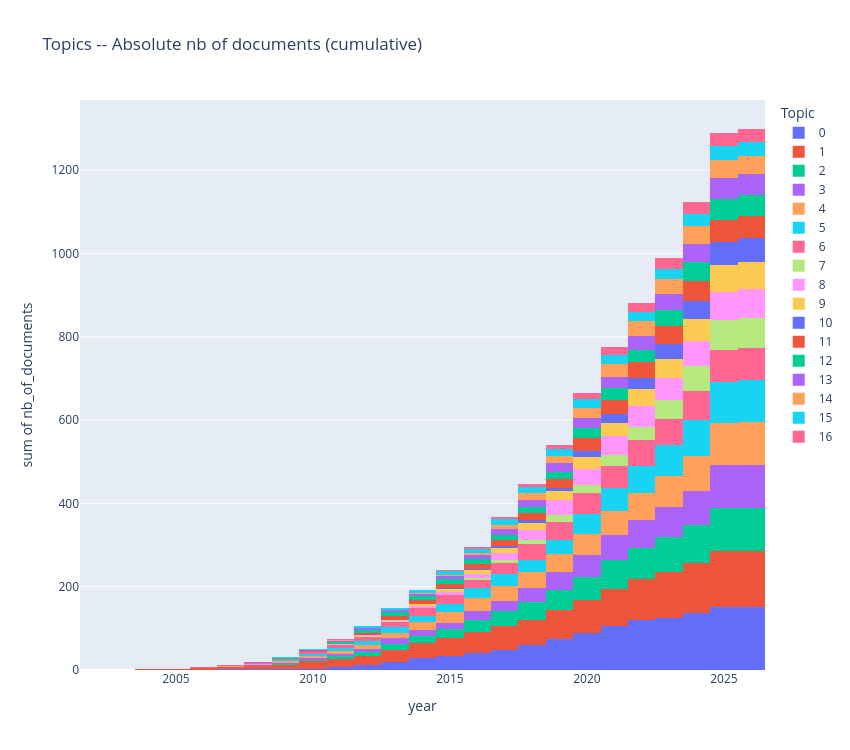

The notebook cell this image was saved under:
### Markdown cell above
#### Cumulative

### Code cell
fig = px.histogram(bertopic_results_wo_outliers.sort_values(by=["Topic"]), x="year", y="nb_of_documents", color="Topic",
                   title=f"Topics -- Absolute nb of documents (cumulative)", cumulative=True,
                   nbins=30)
fig.update_layout(
    width = 850,
    height = 750,
)
fig.show()

### Figure 1 — Plotly figure (JSON) as saved in the notebook; plotly's stock layout.template omitted (floating-point values rounded to 4 significant figures; data arrays with more than 128 entries replaced by an {"elided": "..."} marker saying what was removed)
{"data": [{"bingroup": "x", "cumulative": {"enabled": true}, "histfunc": "sum", "hovertemplate": "Topic=0<br>year=%{x}<br>sum of nb_of_documents=%{y}<extra></extra>", "legendgroup": "0", "marker": {"color": "#636efa", "pattern": {"shape": ""}}, "name": "0", "nbinsx": 30, "orientation": "v", "showlegend": true, "type": "histogram", "x": {"elided": "152 float values"}, "xaxis": "x", "y": {"elided": "152 int values"}, "yaxis": "y"}, {"bingroup": "x", "cumulative": {"enabled": true}, "histfunc": "sum", "hovertemplate": "Topic=1<br>year=%{x}<br>sum of nb_of_documents=%{y}<extra></extra>", "legendgroup": "1", "marker": {"color": "#EF553B", "pattern": {"shape": ""}}, "name": "1", "nbinsx": 30, "orientation": "v", "showlegend": true, "type": "histogram", "x": {"elided": "134 float values"}, "xaxis": "x", "y": {"elided": "134 int values"}, "yaxis": "y"}, {"bingroup": "x", "cumulative": {"enabled": true}, "histfunc": "sum", "hovertemplate": "Topic=2<br>year=%{x}<br>sum of nb_of_documents=%{y}<extra></extra>", "legendgroup": "2", "marker": {"color": "#00cc96", "pattern": {"shape": ""}}, "name": "2", "nbinsx": 30, "orientation": "v", "showlegend": true, "type": "histogram", "x": [2025.0, 2016.0, 2017.0, 2020.0, 2025.0, 2025.0, 2022.0, 2023.0, 2021.0, 2021.0, 2015.0, 2022.0, 2014.0, 2018.0, 2023.0, 2025.0, 2023.0, 2017.0, 2010.0, 2015.0, 2008.0, 2016.0, 2023.0, 2024.0, 2020.0, 2015.0, 2021.0, 2021.0, 2021.0, 2018.0, 2009.0, 2022.0, 2023.0, 2024.0, 2025.0, 2017.0, 2025.0, 2019.0, 2020.0, 2024.0, 2024.0, 2021.0, 2011.0, 2016.0, 2021.0, 2023.0, 2018.0, 2018.0, 2009.0, 2019.0, 2013.0, 2020.0, 2021.0, 2017.0, 2021.0, 2025.0, 2014.0, 2025.0, 2011.0, 2018.0, 2024.0, 2024.0, 2017.0, 2023.0, 2017.0, 2020.0, 2013.0, 2019.0, 2011.0, 2022.0, 2025.0, 2016.0, 2020.0, 2024.0, 2023.0, 2011.0, 2021.0, 2018.0, 2024.0, 2021.0, 2025.0, 2019.0, 2019.0, 2016.0, 2014.0, 2018.0, 2013.0, 2012.0, 2016.0, 2018.0, 2017.0, 2025.0, 2013.0, 2021.0, 2015.0, 2023.0, 2022.0, 2017.0, 2025.0, 2021.0, 2014.0, 2020.0, 2020.0, 2018.0], "xaxis": "x", "y": [1, 1, 1, 1, 1, 1, 1, 1, 1, 1, 1, 1, 1, 1, 1, 1, 1, 1, 1, 1, 1, 1, 1, 1, 1, 1, 1, 1, 1, 1, 1, 1, 1, 1, 1, 1, 1, 1, 1, 1, 1, 1, 1, 1, 1, 1, 1, 1, 1, 1, 1, 1, 1, 1, 1, 1, 1, 1, 1, 1, 1, 1, 1, 1, 1, 1, 1, 1, 1, 1, 1, 1, 1, 1, 1, 1, 1, 1, 1, 1, 1, 1, 1, 1, 1, 1, 1, 1, 1, 1, 1, 1, 1, 1, 1, 1, 1, 1, 1, 1, 1, 1, 1, 1], "yaxis": "y"}, {"bingroup": "x", "cumulative": {"enabled": true}, "histfunc": "sum", "hovertemplate": "Topic=3<br>year=%{x}<br>sum of nb_of_documents=%{y}<extra></extra>", "legendgroup": "3", "marker": {"color": "#ab63fa", "pattern": {"shape": ""}}, "name": "3", "nbinsx": 30, "orientation": "v", "showlegend": true, "type": "histogram", "x": [2025.0, 2016.0, 2024.0, 2020.0, 2019.0, 2025.0, 2020.0, 2012.0, 2023.0, 2016.0, 2025.0, 2013.0, 2025.0, 2025.0, 2023.0, 2025.0, 2025.0, 2021.0, 2016.0, 2016.0, 2022.0, 2024.0, 2025.0, 2023.0, 2010.0, 2024.0, 2021.0, 2011.0, 2019.0, 2020.0, 2012.0, 2025.0, 2018.0, 2019.0, 2022.0, 2025.0, 2019.0, 2022.0, 2020.0, 2019.0, 2024.0, 2013.0, 2025.0, 2023.0, 2020.0, 2022.0, 2018.0, 2024.0, 2021.0, 2023.0, 2015.0, 2025.0, 2018.0, 2025.0, 2024.0, 2025.0, 2020.0, 2025.0, 2025.0, 2024.0, 2020.0, 2024.0, 2017.0, 2026.0, 2025.0, 2022.0, 2018.0, 2020.0, 2012.0, 2011.0, 2006.0, 2021.0, 2022.0, 2025.0, 2020.0, 2013.0, 2014.0, 2016.0, 2023.0, 2019.0, 2016.0, 2019.0, 2013.0, 2016.0, 2023.0, 2020.0, 2025.0, 2018.0, 2009.0, 2013.0, 2022.0, 2021.0, 2025.0, 2019.0, 2018.0, 2019.0, 2021.0, 2013.0, 2018.0, 2017.0, 2019.0, 2024.0, 2025.0], "xaxis": "x", "y": [1, 1, 1, 1, 1, 1, 1, 1, 1, 1, 1, 1, 1, 1, 1, 1, 1, 1, 1, 1, 1, 1, 1, 1, 1, 1, 1, 1, 1, 1, 1, 1, 1, 1, 1, 1, 1, 1, 1, 1, 1, 1, 1, 1, 1, 1, 1, 1, 1, 1, 1, 1, 1, 1, 1, 1, 1, 1, 1, 1, 1, 1, 1, 1, 1, 1, 1, 1, 1, 1, 1, 1, 1, 1, 1, 1, 1, 1, 1, 1, 1, 1, 1, 1, 1, 1, 1, 1, 1, 1, 1, 1, 1, 1, 1, 1, 1, 1, 1, 1, 1, 1, 1], "yaxis": "y"}, {"bingroup": "x", "cumulative": {"enabled": true}, "histfunc": "sum", "hovertemplate": "Topic=4<br>year=%{x}<br>sum of nb_of_documents=%{y}<extra></extra>", "legendgroup": "4", "marker": {"color": "#FFA15A", "pattern": {"shape": ""}}, "name": "4", "nbinsx": 30, "orientation": "v", "showlegend": true, "type": "histogram", "x": [2017.0, 2017.0, 2025.0, 2024.0, 2021.0, 2021.0, 2011.0, 2022.0, 2022.0, 2020.0, 2018.0, 2022.0, 2018.0, 2025.0, 2019.0, 2024.0, 2024.0, 2021.0, 2025.0, 2017.0, 2013.0, 2016.0, 2009.0, 2025.0, 2015.0, 2026.0, 2021.0, 2022.0, 2025.0, 2012.0, 2020.0, 2019.0, 2014.0, 2023.0, 2020.0, 2013.0, 2021.0, 2024.0, 2025.0, 2024.0, 2015.0, 2025.0, 2023.0, 2021.0, 2015.0, 2022.0, 2023.0, 2008.0, 2016.0, 2024.0, 2018.0, 2025.0, 2022.0, 2009.0, 2017.0, 2023.0, 2014.0, 2025.0, 2020.0, 2015.0, 2019.0, 2022.0, 2020.0, 2025.0, 2021.0, 2023.0, 2023.0, 2019.0, 2015.0, 2025.0, 2024.0, 2025.0, 2013.0, 2010.0, 2007.0, 2025.0, 2006.0, 2025.0, 2016.0, 2024.0, 2014.0, 2016.0, 2023.0, 2025.0, 2022.0, 2014.0, 2017.0, 2025.0, 2019.0, 2013.0, 2012.0, 2020.0, 2015.0, 2020.0, 2014.0, 2022.0, 2025.0, 2016.0, 2012.0, 2025.0, 2024.0, 2025.0, 2017.0], "xaxis": "x", "y": [1, 1, 1, 1, 1, 1, 1, 1, 1, 1, 1, 1, 1, 1, 1, 1, 1, 1, 1, 1, 1, 1, 1, 1, 1, 1, 1, 1, 1, 1, 1, 1, 1, 1, 1, 1, 1, 1, 1, 1, 1, 1, 1, 1, 1, 1, 1, 1, 1, 1, 1, 1, 1, 1, 1, 1, 1, 1, 1, 1, 1, 1, 1, 1, 1, 1, 1, 1, 1, 1, 1, 1, 1, 1, 1, 1, 1, 1, 1, 1, 1, 1, 1, 1, 1, 1, 1, 1, 1, 1, 1, 1, 1, 1, 1, 1, 1, 1, 1, 1, 1, 1, 1], "yaxis": "y"}, {"bingroup": "x", "cumulative": {"enabled": true}, "histfunc": "sum", "hovertemplate": "Topic=5<br>year=%{x}<br>sum of nb_of_documents=%{y}<extra></extra>", "legendgroup": "5", "marker": {"color": "#19d3f3", "pattern": {"shape": ""}}, "name": "5", "nbinsx": 30, "orientation": "v", "showlegend": true, "type": "histogram", "x": [2025.0, 2019.0, 2023.0, 2015.0, 2022.0, 2012.0, 2011.0, 2016.0, 2020.0, 2022.0, 2010.0, 2015.0, 2017.0, 2020.0, 2020.0, 2024.0, 2019.0, 2020.0, 2023.0, 2017.0, 2013.0, 2025.0, 2021.0, 2020.0, 2022.0, 2025.0, 2022.0, 2017.0, 2025.0, 2013.0, 2023.0, 2021.0, 2016.0, 2009.0, 2021.0, 2017.0, 2022.0, 2023.0, 2023.0, 2024.0, 2021.0, 2026.0, 2023.0, 2016.0, 2020.0, 2016.0, 2024.0, 2020.0, 2023.0, 2017.0, 2010.0, 2023.0, 2025.0, 2020.0, 2015.0, 2012.0, 2025.0, 2020.0, 2021.0, 2025.0, 2013.0, 2025.0, 2024.0, 2023.0, 2022.0, 2024.0, 2019.0, 2010.0, 2021.0, 2015.0, 2025.0, 2025.0, 2020.0, 2024.0, 2018.0, 2020.0, 2022.0, 2024.0, 2022.0, 2023.0, 2013.0, 2020.0, 2015.0, 2012.0, 2023.0, 2026.0, 2024.0, 2024.0, 2025.0, 2024.0, 2019.0, 2021.0, 2020.0, 2016.0, 2022.0, 2025.0, 2024.0, 2011.0, 2020.0, 2014.0], "xaxis": "x", "y": [1, 1, 1, 1, 1, 1, 1, 1, 1, 1, 1, 1, 1, 1, 1, 1, 1, 1, 1, 1, 1, 1, 1, 1, 1, 1, 1, 1, 1, 1, 1, 1, 1, 1, 1, 1, 1, 1, 1, 1, 1, 1, 1, 1, 1, 1, 1, 1, 1, 1, 1, 1, 1, 1, 1, 1, 1, 1, 1, 1, 1, 1, 1, 1, 1, 1, 1, 1, 1, 1, 1, 1, 1, 1, 1, 1, 1, 1, 1, 1, 1, 1, 1, 1, 1, 1, 1, 1, 1, 1, 1, 1, 1, 1, 1, 1, 1, 1, 1, 1], "yaxis": "y"}, {"bingroup": "x", "cumulative": {"enabled": true}, "histfunc": "sum", "hovertemplate": "Topic=6<br>year=%{x}<br>sum of nb_of_documents=%{y}<extra></extra>", "legendgroup": "6", "marker": {"color": "#FF6692", "pattern": {"shape": ""}}, "name": "6", "nbinsx": 30, "orientation": "v", "showlegend": true, "type": "histogram", "x": [2018.0, 2017.0, 2018.0, 2010.0, 2014.0, 2013.0, 2025.0, 2013.0, 2018.0, 2014.0, 2020.0, 2017.0, 2019.0, 2018.0, 2020.0, 2024.0, 2020.0, 2020.0, 2018.0, 2023.0, 2006.0, 2017.0, 2024.0, 2024.0, 2012.0, 2019.0, 2020.0, 2021.0, 2025.0, 2014.0, 2010.0, 2020.0, 2010.0, 2022.0, 2014.0, 2014.0, 2025.0, 2024.0, 2011.0, 2024.0, 2024.0, 2020.0, 2017.0, 2018.0, 2018.0, 2024.0, 2019.0, 2015.0, 2022.0, 2021.0, 2019.0, 2011.0, 2025.0, 2019.0, 2013.0, 2008.0, 2025.0, 2022.0, 2018.0, 2025.0, 2019.0, 2024.0, 2021.0, 2022.0, 2022.0, 2017.0, 2022.0, 2023.0, 2018.0, 2014.0, 2018.0, 2011.0, 2015.0, 2008.0, 2020.0, 2017.0, 2022.0], "xaxis": "x", "y": [1, 1, 1, 1, 1, 1, 1, 1, 1, 1, 1, 1, 1, 1, 1, 1, 1, 1, 1, 1, 1, 1, 1, 1, 1, 1, 1, 1, 1, 1, 1, 1, 1, 1, 1, 1, 1, 1, 1, 1, 1, 1, 1, 1, 1, 1, 1, 1, 1, 1, 1, 1, 1, 1, 1, 1, 1, 1, 1, 1, 1, 1, 1, 1, 1, 1, 1, 1, 1, 1, 1, 1, 1, 1, 1, 1, 1], "yaxis": "y"}, {"bingroup": "x", "cumulative": {"enabled": true}, "histfunc": "sum", "hovertemplate": "Topic=7<br>year=%{x}<br>sum of nb_of_documents=%{y}<extra></extra>", "legendgroup": "7", "marker": {"color": "#B6E880", "pattern": {"shape": ""}}, "name": "7", "nbinsx": 30, "orientation": "v", "showlegend": true, "type": "histogram", "x": [2016.0, 2024.0, 2024.0, 2020.0, 2018.0, 2023.0, 2019.0, 2025.0, 2016.0, 2026.0, 2019.0, 2024.0, 2019.0, 2021.0, 2021.0, 2025.0, 2024.0, 2022.0, 2019.0, 2021.0, 2021.0, 2023.0, 2023.0, 2021.0, 2018.0, 2025.0, 2017.0, 2022.0, 2023.0, 2019.0, 2024.0, 2023.0, 2021.0, 2025.0, 2025.0, 2025.0, 2024.0, 2023.0, 2021.0, 2024.0, 2024.0, 2024.0, 2025.0, 2018.0, 2017.0, 2021.0, 2024.0, 2023.0, 2020.0, 2024.0, 2022.0, 2023.0, 2024.0, 2025.0, 2023.0, 2024.0, 2018.0, 2022.0, 2024.0, 2023.0, 2023.0, 2023.0, 2012.0, 2024.0, 2025.0, 2017.0, 2022.0, 2025.0, 2023.0, 2021.0, 2023.0, 2021.0], "xaxis": "x", "y": [1, 1, 1, 1, 1, 1, 1, 1, 1, 1, 1, 1, 1, 1, 1, 1, 1, 1, 1, 1, 1, 1, 1, 1, 1, 1, 1, 1, 1, 1, 1, 1, 1, 1, 1, 1, 1, 1, 1, 1, 1, 1, 1, 1, 1, 1, 1, 1, 1, 1, 1, 1, 1, 1, 1, 1, 1, 1, 1, 1, 1, 1, 1, 1, 1, 1, 1, 1, 1, 1, 1, 1], "yaxis": "y"}, {"bingroup": "x", "cumulative": {"enabled": true}, "histfunc": "sum", "hovertemplate": "Topic=8<br>year=%{x}<br>sum of nb_of_documents=%{y}<extra></extra>", "legendgroup": "8", "marker": {"color": "#FF97FF", "pattern": {"shape": ""}}, "name": "8", "nbinsx": 30, "orientation": "v", "showlegend": true, "type": "histogram", "x": [2024.0, 2012.0, 2026.0, 2019.0, 2019.0, 2025.0, 2020.0, 2017.0, 2024.0, 2025.0, 2022.0, 2018.0, 2017.0, 2017.0, 2018.0, 2019.0, 2018.0, 2015.0, 2018.0, 2022.0, 2018.0, 2023.0, 2025.0, 2025.0, 2025.0, 2026.0, 2019.0, 2021.0, 2017.0, 2025.0, 2018.0, 2022.0, 2016.0, 2014.0, 2018.0, 2024.0, 2021.0, 2022.0, 2011.0, 2015.0, 2025.0, 2019.0, 2025.0, 2019.0, 2023.0, 2019.0, 2020.0, 2020.0, 2025.0, 2019.0, 2022.0, 2021.0, 2014.0, 2019.0, 2017.0, 2017.0, 2022.0, 2022.0, 2025.0, 2019.0, 2024.0, 2019.0, 2016.0, 2019.0, 2018.0, 2015.0, 2019.0, 2024.0, 2015.0, 2021.0], "xaxis": "x", "y": [1, 1, 1, 1, 1, 1, 1, 1, 1, 1, 1, 1, 1, 1, 1, 1, 1, 1, 1, 1, 1, 1, 1, 1, 1, 1, 1, 1, 1, 1, 1, 1, 1, 1, 1, 1, 1, 1, 1, 1, 1, 1, 1, 1, 1, 1, 1, 1, 1, 1, 1, 1, 1, 1, 1, 1, 1, 1, 1, 1, 1, 1, 1, 1, 1, 1, 1, 1, 1, 1], "yaxis": "y"}, {"bingroup": "x", "cumulative": {"enabled": true}, "histfunc": "sum", "hovertemplate": "Topic=9<br>year=%{x}<br>sum of nb_of_documents=%{y}<extra></extra>", "legendgroup": "9", "marker": {"color": "#FECB52", "pattern": {"shape": ""}}, "name": "9", "nbinsx": 30, "orientation": "v", "showlegend": true, "type": "histogram", "x": [2024.0, 2022.0, 2015.0, 2025.0, 2015.0, 2014.0, 2023.0, 2024.0, 2025.0, 2020.0, 2017.0, 2025.0, 2016.0, 2018.0, 2023.0, 2022.0, 2022.0, 2020.0, 2020.0, 2020.0, 2024.0, 2021.0, 2025.0, 2014.0, 2026.0, 2025.0, 2022.0, 2016.0, 2025.0, 2025.0, 2022.0, 2025.0, 2020.0, 2021.0, 2024.0, 2019.0, 2023.0, 2024.0, 2019.0, 2025.0, 2024.0, 2017.0, 2023.0, 2020.0, 2016.0, 2025.0, 2019.0, 2025.0, 2019.0, 2013.0, 2021.0, 2024.0, 2022.0, 2017.0, 2019.0, 2022.0, 2014.0, 2023.0, 2020.0, 2012.0, 2020.0, 2024.0, 2016.0, 2022.0, 2018.0], "xaxis": "x", "y": [1, 1, 1, 1, 1, 1, 1, 1, 1, 1, 1, 1, 1, 1, 1, 1, 1, 1, 1, 1, 1, 1, 1, 1, 1, 1, 1, 1, 1, 1, 1, 1, 1, 1, 1, 1, 1, 1, 1, 1, 1, 1, 1, 1, 1, 1, 1, 1, 1, 1, 1, 1, 1, 1, 1, 1, 1, 1, 1, 1, 1, 1, 1, 1, 1], "yaxis": "y"}, {"bingroup": "x", "cumulative": {"enabled": true}, "histfunc": "sum", "hovertemplate": "Topic=10<br>year=%{x}<br>sum of nb_of_documents=%{y}<extra></extra>", "legendgroup": "10", "marker": {"color": "#636efa", "pattern": {"shape": ""}}, "name": "10", "nbinsx": 30, "orientation": "v", "showlegend": true, "type": "histogram", "x": [2023.0, 2021.0, 2020.0, 2023.0, 2024.0, 2020.0, 2018.0, 2019.0, 2021.0, 2022.0, 2015.0, 2023.0, 2024.0, 2026.0, 2018.0, 2023.0, 2023.0, 2020.0, 2024.0, 2018.0, 2025.0, 2017.0, 2023.0, 2022.0, 2019.0, 2024.0, 2025.0, 2024.0, 2024.0, 2021.0, 2025.0, 2022.0, 2022.0, 2025.0, 2021.0, 2025.0, 2022.0, 2023.0, 2023.0, 2020.0, 2025.0, 2024.0, 2020.0, 2021.0, 2017.0, 2025.0, 2024.0, 2015.0, 2024.0, 2023.0, 2025.0, 2025.0, 2021.0, 2024.0, 2025.0, 2025.0, 2021.0], "xaxis": "x", "y": [1, 1, 1, 1, 1, 1, 1, 1, 1, 1, 1, 1, 1, 1, 1, 1, 1, 1, 1, 1, 1, 1, 1, 1, 1, 1, 1, 1, 1, 1, 1, 1, 1, 1, 1, 1, 1, 1, 1, 1, 1, 1, 1, 1, 1, 1, 1, 1, 1, 1, 1, 1, 1, 1, 1, 1, 1], "yaxis": "y"}, {"bingroup": "x", "cumulative": {"enabled": true}, "histfunc": "sum", "hovertemplate": "Topic=11<br>year=%{x}<br>sum of nb_of_documents=%{y}<extra></extra>", "legendgroup": "11", "marker": {"color": "#EF553B", "pattern": {"shape": ""}}, "name": "11", "nbinsx": 30, "orientation": "v", "showlegend": true, "type": "histogram", "x": [2020.0, 2021.0, 2012.0, 2020.0, 2021.0, 2023.0, 2018.0, 2022.0, 2022.0, 2021.0, 2020.0, 2019.0, 2020.0, 2012.0, 2025.0, 2023.0, 2023.0, 2012.0, 2025.0, 2017.0, 2018.0, 2012.0, 2019.0, 2020.0, 2022.0, 2014.0, 2025.0, 2026.0, 2012.0, 2020.0, 2025.0, 2020.0, 2017.0, 2013.0, 2021.0, 2023.0, 2023.0, 2013.0, 2013.0, 2018.0, 2008.0, 2025.0, 2024.0, 2023.0, 2016.0, 2020.0, 2018.0, 2020.0, 2024.0, 2017.0, 2024.0, 2022.0, 2018.0, 2022.0], "xaxis": "x", "y": [1, 1, 1, 1, 1, 1, 1, 1, 1, 1, 1, 1, 1, 1, 1, 1, 1, 1, 1, 1, 1, 1, 1, 1, 1, 1, 1, 1, 1, 1, 1, 1, 1, 1, 1, 1, 1, 1, 1, 1, 1, 1, 1, 1, 1, 1, 1, 1, 1, 1, 1, 1, 1, 1], "yaxis": "y"}, {"bingroup": "x", "cumulative": {"enabled": true}, "histfunc": "sum", "hovertemplate": "Topic=12<br>year=%{x}<br>sum of nb_of_documents=%{y}<extra></extra>", "legendgroup": "12", "marker": {"color": "#00cc96", "pattern": {"shape": ""}}, "name": "12", "nbinsx": 30, "orientation": "v", "showlegend": true, "type": "histogram", "x": [2021.0, 2024.0, 2009.0, 2025.0, 2024.0, 2021.0, 2014.0, 2018.0, 2025.0, 2021.0, 2018.0, 2020.0, 2023.0, 2023.0, 2019.0, 2024.0, 2015.0, 2019.0, 2013.0, 2020.0, 2023.0, 2013.0, 2020.0, 2024.0, 2025.0, 2023.0, 2020.0, 2020.0, 2023.0, 2019.0, 2025.0, 2022.0, 2015.0, 2023.0, 2025.0, 2020.0, 2020.0, 2013.0, 2011.0, 2023.0, 2023.0, 2021.0, 2020.0, 2012.0, 2024.0, 2011.0, 2024.0, 2011.0, 2012.0, 2025.0], "xaxis": "x", "y": [1, 1, 1, 1, 1, 1, 1, 1, 1, 1, 1, 1, 1, 1, 1, 1, 1, 1, 1, 1, 1, 1, 1, 1, 1, 1, 1, 1, 1, 1, 1, 1, 1, 1, 1, 1, 1, 1, 1, 1, 1, 1, 1, 1, 1, 1, 1, 1, 1, 1], "yaxis": "y"}, {"bingroup": "x", "cumulative": {"enabled": true}, "histfunc": "sum", "hovertemplate": "Topic=13<br>year=%{x}<br>sum of nb_of_documents=%{y}<extra></extra>", "legendgroup": "13", "marker": {"color": "#ab63fa", "pattern": {"shape": ""}}, "name": "13", "nbinsx": 30, "orientation": "v", "showlegend": true, "type": "histogram", "x": [2023.0, 2018.0, 2024.0, 2023.0, 2015.0, 2016.0, 2017.0, 2020.0, 2025.0, 2016.0, 2025.0, 2016.0, 2025.0, 2022.0, 2007.0, 2020.0, 2022.0, 2019.0, 2023.0, 2024.0, 2022.0, 2015.0, 2025.0, 2021.0, 2010.0, 2020.0, 2022.0, 2014.0, 2017.0, 2023.0, 2017.0, 2022.0, 2022.0, 2024.0, 2020.0, 2018.0, 2019.0, 2019.0, 2022.0, 2024.0, 2025.0, 2025.0, 2024.0, 2012.0, 2022.0, 2017.0, 2019.0, 2011.0, 2020.0], "xaxis": "x", "y": [1, 1, 1, 1, 1, 1, 1, 1, 1, 1, 1, 1, 1, 1, 1, 1, 1, 1, 1, 1, 1, 1, 1, 1, 1, 1, 1, 1, 1, 1, 1, 1, 1, 1, 1, 1, 1, 1, 1, 1, 1, 1, 1, 1, 1, 1, 1, 1, 1], "yaxis": "y"}, {"bingroup": "x", "cumulative": {"enabled": true}, "histfunc": "sum", "hovertemplate": "Topic=14<br>year=%{x}<br>sum of nb_of_documents=%{y}<extra></extra>", "legendgroup": "14", "marker": {"color": "#FFA15A", "pattern": {"shape": ""}}, "name": "14", "nbinsx": 30, "orientation": "v", "showlegend": true, "type": "histogram", "x": [2021.0, 2024.0, 2017.0, 2022.0, 2024.0, 2017.0, 2007.0, 2018.0, 2017.0, 2017.0, 2023.0, 2020.0, 2024.0, 2021.0, 2018.0, 2016.0, 2021.0, 2021.0, 2012.0, 2021.0, 2019.0, 2021.0, 2020.0, 2016.0, 2017.0, 2018.0, 2015.0, 2019.0, 2021.0, 2024.0, 2025.0, 2024.0, 2020.0, 2024.0, 2024.0, 2018.0, 2021.0, 2020.0, 2022.0, 2020.0, 2017.0, 2024.0, 2024.0, 2022.0, 2018.0], "xaxis": "x", "y": [1, 1, 1, 1, 1, 1, 1, 1, 1, 1, 1, 1, 1, 1, 1, 1, 1, 1, 1, 1, 1, 1, 1, 1, 1, 1, 1, 1, 1, 1, 1, 1, 1, 1, 1, 1, 1, 1, 1, 1, 1, 1, 1, 1, 1], "yaxis": "y"}, {"bingroup": "x", "cumulative": {"enabled": true}, "histfunc": "sum", "hovertemplate": "Topic=15<br>year=%{x}<br>sum of nb_of_documents=%{y}<extra></extra>", "legendgroup": "15", "marker": {"color": "#19d3f3", "pattern": {"shape": ""}}, "name": "15", "nbinsx": 30, "orientation": "v", "showlegend": true, "type": "histogram", "x": [2015.0, 2025.0, 2024.0, 2015.0, 2024.0, 2020.0, 2025.0, 2025.0, 2018.0, 2020.0, 2014.0, 2021.0, 2011.0, 2019.0, 2009.0, 2013.0, 2015.0, 2025.0, 2024.0, 2012.0, 2020.0, 2017.0, 2023.0, 2025.0, 2014.0, 2020.0, 2024.0, 2017.0, 2021.0, 2018.0, 2017.0, 2017.0, 2019.0], "xaxis": "x", "y": [1, 1, 1, 1, 1, 1, 1, 1, 1, 1, 1, 1, 1, 1, 1, 1, 1, 1, 1, 1, 1, 1, 1, 1, 1, 1, 1, 1, 1, 1, 1, 1, 1], "yaxis": "y"}, {"bingroup": "x", "cumulative": {"enabled": true}, "histfunc": "sum", "hovertemplate": "Topic=16<br>year=%{x}<br>sum of nb_of_documents=%{y}<extra></extra>", "legendgroup": "16", "marker": {"color": "#FF6692", "pattern": {"shape": ""}}, "name": "16", "nbinsx": 30, "orientation": "v", "showlegend": true, "type": "histogram", "x": [2023.0, 2023.0, 2022.0, 2014.0, 2023.0, 2016.0, 2024.0, 2018.0, 2019.0, 2021.0, 2020.0, 2021.0, 2025.0, 2022.0, 2020.0, 2021.0, 2024.0, 2022.0, 2023.0, 2023.0, 2020.0, 2024.0, 2025.0, 2021.0, 2010.0, 2020.0, 2021.0, 2018.0, 2019.0, 2016.0, 2016.0, 2018.0], "xaxis": "x", "y": [1, 1, 1, 1, 1, 1, 1, 1, 1, 1, 1, 1, 1, 1, 1, 1, 1, 1, 1, 1, 1, 1, 1, 1, 1, 1, 1, 1, 1, 1, 1, 1], "yaxis": "y"}], "layout": {"barmode": "relative", "height": 750, "legend": {"title": {"text": "Topic"}, "tracegroupgap": 0}, "title": {"text": "Topics -- Absolute nb of documents (cumulative)"}, "width": 850, "xaxis": {"anchor": "y", "domain": [0, 1], "title": {"text": "year"}}, "yaxis": {"anchor": "x", "domain": [0, 1], "title": {"text": "sum of nb_of_documents"}}}}
